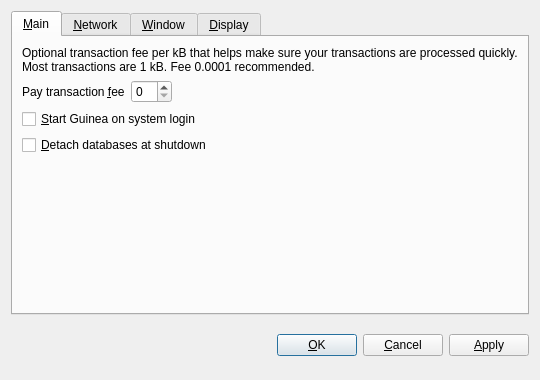
<?xml version="1.0" encoding="UTF-8"?>
<ui version="4.0">
 <class>OptionsDialog</class>
 <widget class="QDialog" name="OptionsDialog">
  <property name="geometry">
   <rect>
    <x>0</x>
    <y>0</y>
    <width>540</width>
    <height>380</height>
   </rect>
  </property>
  <property name="windowTitle">
   <string>Options</string>
  </property>
  <property name="modal">
   <bool>true</bool>
  </property>
  <layout class="QVBoxLayout" name="verticalLayout">
   <item>
    <widget class="QTabWidget" name="tabWidget">
     <property name="tabPosition">
      <enum>QTabWidget::North</enum>
     </property>
     <property name="currentIndex">
      <number>0</number>
     </property>
     <widget class="QWidget" name="tabMain">
      <attribute name="title">
       <string>&amp;Main</string>
      </attribute>
      <layout class="QVBoxLayout" name="verticalLayout_Main">
       <item>
        <widget class="QLabel" name="transactionFeeInfoLabel">
         <property name="text">
          <string>Optional transaction fee per kB that helps make sure your transactions are processed quickly. Most transactions are 1 kB. Fee 0.0001 recommended.</string>
         </property>
         <property name="textFormat">
          <enum>Qt::PlainText</enum>
         </property>
         <property name="wordWrap">
          <bool>true</bool>
         </property>
        </widget>
       </item>
       <item>
        <layout class="QHBoxLayout" name="horizontalLayout_Main">
         <item>
          <widget class="QLabel" name="transactionFeeLabel">
           <property name="text">
            <string>Pay transaction &amp;fee</string>
           </property>
           <property name="textFormat">
            <enum>Qt::PlainText</enum>
           </property>
           <property name="buddy">
            <cstring>transactionFee</cstring>
           </property>
          </widget>
         </item>
         <item>
          <widget class="GuineaAmountField" name="transactionFee"/>
         </item>
         <item>
          <spacer name="horizontalSpacer_Main">
           <property name="orientation">
            <enum>Qt::Horizontal</enum>
           </property>
           <property name="sizeHint" stdset="0">
            <size>
             <width>40</width>
             <height>20</height>
            </size>
           </property>
          </spacer>
         </item>
        </layout>
       </item>
       <item>
        <widget class="QCheckBox" name="GuineaAtStartup">
         <property name="toolTip">
          <string>Automatically start Guinea after logging in to the system.</string>
         </property>
         <property name="text">
          <string>&amp;Start Guinea on system login</string>
         </property>
        </widget>
       </item>
       <item>
        <widget class="QCheckBox" name="detachDatabases">
         <property name="toolTip">
          <string>Detach block and address databases at shutdown. This means they can be moved to another data directory, but it slows down shutdown. The wallet is always detached.</string>
         </property>
         <property name="text">
          <string>&amp;Detach databases at shutdown</string>
         </property>
        </widget>
       </item>
       <item>
        <spacer name="verticalSpacer_Main">
         <property name="orientation">
          <enum>Qt::Vertical</enum>
         </property>
         <property name="sizeHint" stdset="0">
          <size>
           <width>20</width>
           <height>40</height>
          </size>
         </property>
        </spacer>
       </item>
      </layout>
     </widget>
     <widget class="QWidget" name="tabNetwork">
      <attribute name="title">
       <string>&amp;Network</string>
      </attribute>
      <layout class="QVBoxLayout" name="verticalLayout_Network">
       <item>
        <widget class="QCheckBox" name="mapPortUpnp">
         <property name="toolTip">
          <string>Automatically open the Guinea client port on the router. This only works when your router supports UPnP and it is enabled.</string>
         </property>
         <property name="text">
          <string>Map port using &amp;UPnP</string>
         </property>
        </widget>
       </item>
       <item>
        <widget class="QCheckBox" name="connectSocks">
         <property name="toolTip">
          <string>Connect to the Guinea network through a SOCKS proxy (e.g. when connecting through Tor).</string>
         </property>
         <property name="text">
          <string>&amp;Connect through SOCKS proxy:</string>
         </property>
        </widget>
       </item>
       <item>
        <layout class="QHBoxLayout" name="horizontalLayout_Network">
         <item>
          <widget class="QLabel" name="proxyIpLabel">
           <property name="text">
            <string>Proxy &amp;IP:</string>
           </property>
           <property name="textFormat">
            <enum>Qt::PlainText</enum>
           </property>
           <property name="buddy">
            <cstring>proxyIp</cstring>
           </property>
          </widget>
         </item>
         <item>
          <widget class="QValidatedLineEdit" name="proxyIp" native="true">
           <property name="maximumSize">
            <size>
             <width>140</width>
             <height>16777215</height>
            </size>
           </property>
           <property name="toolTip">
            <string>IP address of the proxy (e.g. 127.0.0.1)</string>
           </property>
          </widget>
         </item>
         <item>
          <widget class="QLabel" name="proxyPortLabel">
           <property name="text">
            <string>&amp;Port:</string>
           </property>
           <property name="textFormat">
            <enum>Qt::PlainText</enum>
           </property>
           <property name="buddy">
            <cstring>proxyPort</cstring>
           </property>
          </widget>
         </item>
         <item>
          <widget class="QLineEdit" name="proxyPort">
           <property name="maximumSize">
            <size>
             <width>55</width>
             <height>16777215</height>
            </size>
           </property>
           <property name="toolTip">
            <string>Port of the proxy (e.g. 9050)</string>
           </property>
          </widget>
         </item>
         <item>
          <widget class="QLabel" name="socksVersionLabel">
           <property name="text">
            <string>SOCKS &amp;Version:</string>
           </property>
           <property name="textFormat">
            <enum>Qt::PlainText</enum>
           </property>
           <property name="buddy">
            <cstring>socksVersion</cstring>
           </property>
          </widget>
         </item>
         <item>
          <widget class="QValueComboBox" name="socksVersion">
           <property name="toolTip">
            <string>SOCKS version of the proxy (e.g. 5)</string>
           </property>
          </widget>
         </item>
         <item>
          <spacer name="horizontalSpacer_Network">
           <property name="orientation">
            <enum>Qt::Horizontal</enum>
           </property>
           <property name="sizeHint" stdset="0">
            <size>
             <width>40</width>
             <height>20</height>
            </size>
           </property>
          </spacer>
         </item>
        </layout>
       </item>
       <item>
        <spacer name="verticalSpacer_Network">
         <property name="orientation">
          <enum>Qt::Vertical</enum>
         </property>
         <property name="sizeHint" stdset="0">
          <size>
           <width>20</width>
           <height>40</height>
          </size>
         </property>
        </spacer>
       </item>
      </layout>
     </widget>
     <widget class="QWidget" name="tabWindow">
      <attribute name="title">
       <string>&amp;Window</string>
      </attribute>
      <layout class="QVBoxLayout" name="verticalLayout_Window">
       <item>
        <widget class="QCheckBox" name="minimizeToTray">
         <property name="toolTip">
          <string>Show only a tray icon after minimizing the window.</string>
         </property>
         <property name="text">
          <string>&amp;Minimize to the tray instead of the taskbar</string>
         </property>
        </widget>
       </item>
       <item>
        <widget class="QCheckBox" name="minimizeOnClose">
         <property name="toolTip">
          <string>Minimize instead of exit the application when the window is closed. When this option is enabled, the application will be closed only after selecting Quit in the menu.</string>
         </property>
         <property name="text">
          <string>M&amp;inimize on close</string>
         </property>
        </widget>
       </item>
       <item>
        <spacer name="verticalSpacer_Window">
         <property name="orientation">
          <enum>Qt::Vertical</enum>
         </property>
         <property name="sizeHint" stdset="0">
          <size>
           <width>20</width>
           <height>40</height>
          </size>
         </property>
        </spacer>
       </item>
      </layout>
     </widget>
     <widget class="QWidget" name="tabDisplay">
      <attribute name="title">
       <string>&amp;Display</string>
      </attribute>
      <layout class="QVBoxLayout" name="verticalLayout_Display">
       <item>
        <layout class="QHBoxLayout" name="horizontalLayout_1_Display">
         <item>
          <widget class="QLabel" name="langLabel">
           <property name="text">
            <string>User Interface &amp;language:</string>
           </property>
           <property name="textFormat">
            <enum>Qt::PlainText</enum>
           </property>
           <property name="buddy">
            <cstring>lang</cstring>
           </property>
          </widget>
         </item>
         <item>
          <widget class="QValueComboBox" name="lang">
           <property name="toolTip">
            <string>The user interface language can be set here. This setting will take effect after restarting Guinea.</string>
           </property>
          </widget>
         </item>
        </layout>
       </item>
       <item>
        <layout class="QHBoxLayout" name="horizontalLayout_2_Display">
         <item>
          <widget class="QLabel" name="unitLabel">
           <property name="text">
            <string>&amp;Unit to show amounts in:</string>
           </property>
           <property name="textFormat">
            <enum>Qt::PlainText</enum>
           </property>
           <property name="buddy">
            <cstring>unit</cstring>
           </property>
          </widget>
         </item>
         <item>
          <widget class="QValueComboBox" name="unit">
           <property name="toolTip">
            <string>Choose the default subdivision unit to show in the interface and when sending coins.</string>
           </property>
          </widget>
         </item>
        </layout>
       </item>
       <item>
        <widget class="QCheckBox" name="displayAddresses">
         <property name="toolTip">
          <string>Whether to show Guinea addresses in the transaction list or not.</string>
         </property>
         <property name="text">
          <string>&amp;Display addresses in transaction list</string>
         </property>
        </widget>
       </item>
       <item>
        <spacer name="verticalSpacer_Display">
         <property name="orientation">
          <enum>Qt::Vertical</enum>
         </property>
         <property name="sizeHint" stdset="0">
          <size>
           <width>20</width>
           <height>40</height>
          </size>
         </property>
        </spacer>
       </item>
      </layout>
     </widget>
    </widget>
   </item>
   <item>
    <layout class="QHBoxLayout" name="horizontalLayout_Buttons">
     <item>
      <spacer name="horizontalSpacer_1">
       <property name="orientation">
        <enum>Qt::Horizontal</enum>
       </property>
       <property name="sizeHint" stdset="0">
        <size>
         <width>40</width>
         <height>48</height>
        </size>
       </property>
      </spacer>
     </item>
     <item>
      <widget class="QLabel" name="statusLabel">
       <property name="font">
        <font>
         <weight>75</weight>
         <bold>true</bold>
        </font>
       </property>
       <property name="text">
        <string/>
       </property>
       <property name="textFormat">
        <enum>Qt::PlainText</enum>
       </property>
       <property name="wordWrap">
        <bool>true</bool>
       </property>
      </widget>
     </item>
     <item>
      <spacer name="horizontalSpacer_2">
       <property name="orientation">
        <enum>Qt::Horizontal</enum>
       </property>
       <property name="sizeHint" stdset="0">
        <size>
         <width>40</width>
         <height>48</height>
        </size>
       </property>
      </spacer>
     </item>
     <item>
      <widget class="QPushButton" name="okButton">
       <property name="text">
        <string>&amp;OK</string>
       </property>
      </widget>
     </item>
     <item>
      <widget class="QPushButton" name="cancelButton">
       <property name="text">
        <string>&amp;Cancel</string>
       </property>
       <property name="autoDefault">
        <bool>false</bool>
       </property>
      </widget>
     </item>
     <item>
      <widget class="QPushButton" name="applyButton">
       <property name="text">
        <string>&amp;Apply</string>
       </property>
       <property name="autoDefault">
        <bool>false</bool>
       </property>
      </widget>
     </item>
    </layout>
   </item>
  </layout>
 </widget>
 <customwidgets>
  <customwidget>
   <class>QValidatedLineEdit</class>
   <extends>QWidget</extends>
   <header>qvalidatedlineedit.h</header>
  </customwidget>
  <customwidget>
   <class>GuineaAmountField</class>
   <extends>QSpinBox</extends>
   <header>coinamountfield.h</header>
  </customwidget>
  <customwidget>
   <class>QValueComboBox</class>
   <extends>QComboBox</extends>
   <header>qvaluecombobox.h</header>
  </customwidget>
 </customwidgets>
 <resources/>
 <connections/>
</ui>
